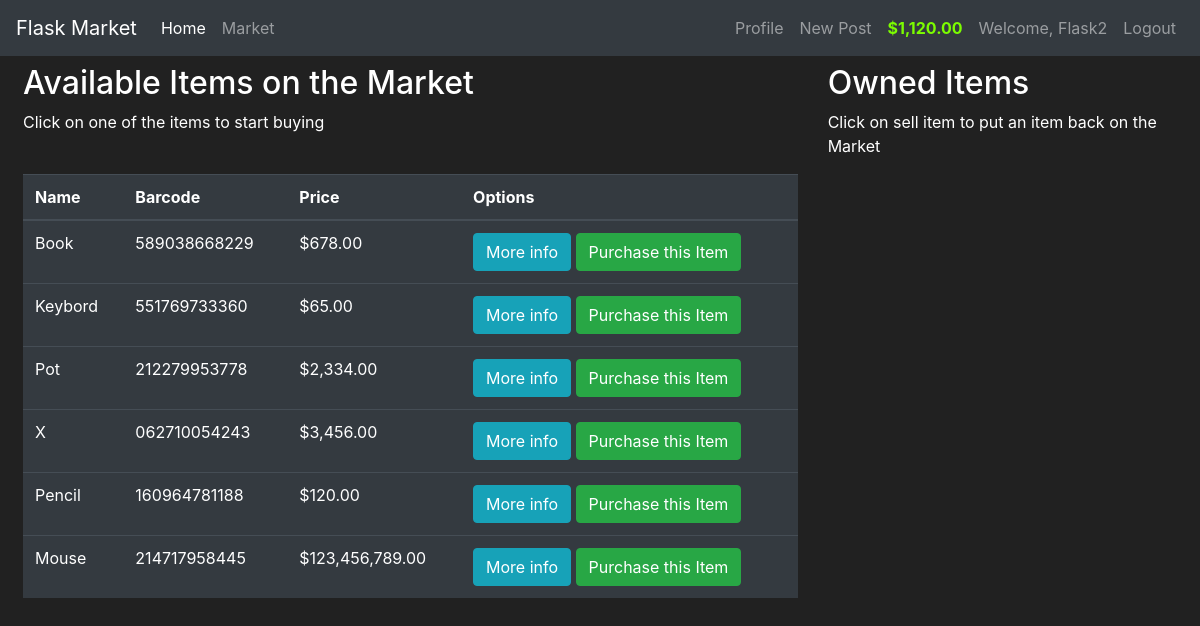
Page /market (signed in) on the committed database.
### market/models.py (models this page shows, shortened)
class User(db.Model, UserMixin):
    id = db.Column(db.Integer(), primary_key=True)
    username = db.Column(db.String(length=30), nullable=False, unique=True)
    email = db.Column(db.String(length=50), nullable=True, unique=True)
    password_hash = db.Column(db.String(length=60), nullable=True)
    budget = db.Column(db.Integer(), nullable=True, default=1000)
    items = db.relationship('Item', backref='owned_user', lazy=True)
    @property
    def password(self):
        return self.password
    @property
    def prettier_budget(self):
        if len(str(self.budget)) >= 4:
            return f'${str(self.budget)[:-3]},{str(self.budget)[-3:]}.00'
        else:
            return f'${str(self.budget)}.00'

class Item(db.Model):
    id = db.Column(db.Integer(), primary_key=True)
    name = db.Column(db.String(length=30), nullable=False, unique=True)
    price = db.Column(db.Integer(), nullable=False)
    barcode = db.Column(db.String(length=12), nullable=False, unique=True)
    description = db.Column(db.String(length=1024), nullable=False)
    possesion = db.Column(db.Integer(), db.ForeignKey('user.id'))
    date = db.Column(db.DateTime(), default=datetime.now())
    owner = db.Column(db.Integer())

### market/routes.py (the view, shortened to what this page needs)
@app.route('/market', methods=['GET', 'POST'])
@login_required
def market_page():
    purchase_form = PurchaseItemForm()
    selling_form = SellItemForm()
    if request.method == 'GET':
        items = Item.query.order_by(Item.date.desc()).filter_by(possesion=None)
        user_owns = Item.query.filter_by(possesion=current_user.id)
        return render_template('market.html', items=items, purchase_form=purchase_form, user_owns=user_owns, selling_form=selling_form)

### market/helpers.py (called while the page is built)
def usd(value):
    return f"${value:,.2f}"

### market/models.py (called while the page is built)
@login_manager.user_loader
def load_user(user_id):
    return User.query.get(int(user_id))

### market/templates/market.html (shortened to what this page needs)
{% extends 'base.html' %}
{% block content %}
<div class="row mt-2 ml-2">
    <div class="col-8">
        {% if items.first() %}
        <h2>Available Items on the Market</h2>
        <p>Click on one of the items to start buying </p>
        <br>
        <table class="table table-hover table-dark">
            <thead>
                <th scope="col">Name</th>
                <th scope="col">Barcode</th>
                <th scope="col">Price</th>
                <th scope="col">Options</th>
            </thead>
            <tbody>
                {% for item in items %}
                    {% if item.owner != current_user.id and item.possesion != current_user.id %}
                        <tr>
                            <td>{{ item.name }}</td>
                            <td>{{ item.barcode }}</td>
                            <td>{{ item.price | usd }}</td>
                            <td>
                                <button class="btn btn-outline btn-info" data-toggle="modal" data-target="#MoreInfo-{{ item.id }}">More info</button>
                                <button class="btn btn-outline btn-success" data-toggle="modal" data-target="#PurchaseModel-{{ item.id }}">Purchase this Item</button>
                            </td>
                        </tr>
                    {% endif %}
                {% endfor %}
            </tbody>
        </table>
        {% else %}
            <h1 style="color: white; font-weight: bold;">No Product on the Market</h1>
        {% endif %}
    </div>
    <div class="col-4">
        <h2>Owned Items </h2>
        <p>Click on sell item to put an item back on the Market </p>
        <br>
    </div>
</div>
{% endblock content %}

### market/templates/base.html (shortened to what this page needs)
<!DOCTYPE html5>
<html lang="en">
  <head>
    <link rel="stylesheet" href="https://cdn.jsdelivr.net/npm/bootstrap@4.5.3/dist/css/bootstrap.min.css">
  </head>
  <body>
    <nav class="navbar navbar-expand-md navbar-dark bg-dark">
        <a class="navbar-brand" href="#">Flask Market</a>
        <div class="collapse navbar-collapse" id="navbarNav">
            <ul class="navbar-nav mr-auto">
                <li class="nav-item active">
                    <a class="nav-link" href="{{ url_for('home_page') }}">
                        Home <span class="sr-only">(current)</span>
                    </a>
                </li>
                <li class="nav-item">
                    <a class="nav-link" href="{{ url_for('market_page') }}">
                        Market
                    </a>
                </li>
            </ul>
            {% if current_user.is_authenticated %}
                <ul class="navbar-nav">
                    <li class="nav-item">
                        <a class="nav-link" href="{{ url_for('profile') }}">
                            Profile
                        </a>
                    </li>
                    <li class="nav-item">
                        <a class="nav-link" href="{{ url_for('post') }}">
                            New Post
                        </a>
                    </li>
                    <li class="nav-item">
                        <a class="nav-link" style="color: lawngreen; font-weight: bold">
                            {{ current_user.prettier_budget }}
                        </a>
                    </li>
                    <li class="nav-item">
                        <a class="nav-link">
                            Welcome, {{ current_user.username }}
                        </a>
                    </li>
                    <li class="nav-item">
                        <a class="nav-link" href="{{ url_for('logout') }}">
                            Logout
                        </a>
                    </li>
                </ul>
            {% endif %}
        </div>
    </nav>
    {% block content %}
    {% endblock %}
  </body>
</html>

### market/templates/base.html (style rules this page uses)
body { background-color: #212121; color: white; }

### rows in the picture
User: prettier_budget "$1,120.00", username "Flask2"
Item: name "Book", barcode "589038668229", price "$678.00"
Item: name "Keybord", barcode "551769733360", price "$65.00"
Item: name "Pot", barcode "212279953778", price "$2,334.00"
Item: name "X", barcode "062710054243", price "$3,456.00"
Item: name "Pencil", barcode "160964781188", price "$120.00"
Item: name "Mouse", barcode "214717958445", price "$123,456,789.00"
